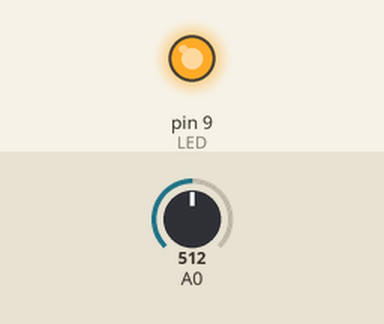
Recording of a sketch running on a simulated Arduino Uno, built with avr-gcc and run on an emulated ATmega328P. On the bench: output pins drawn as LEDs (lit = HIGH). The test bench sets the inputs (shaded band); at power-on: A0 = 512.

Above: at 1.2 s.
1.3 s: A0 set to 306
At 2.5 s:
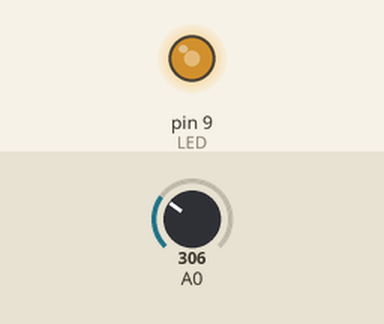
2.8 s: A0 set to 511
At 3.6 s:
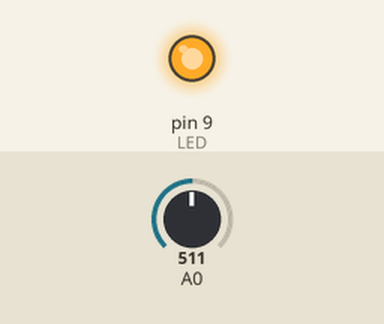
4.3 s: A0 set to 0
At 4.6 s:
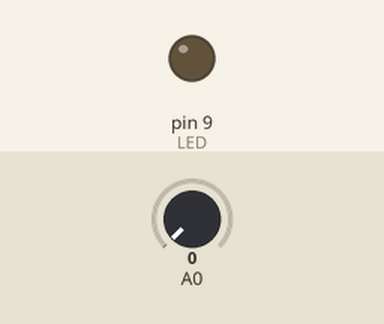
5.8 s: A0 set to 3
At 6.1 s:
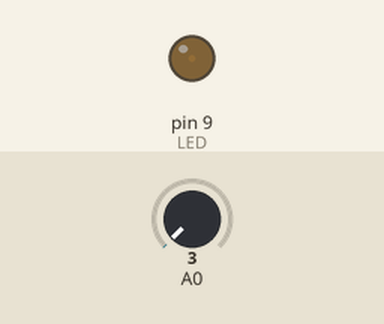
7.3 s: A0 set to 716
At 8.4 s:
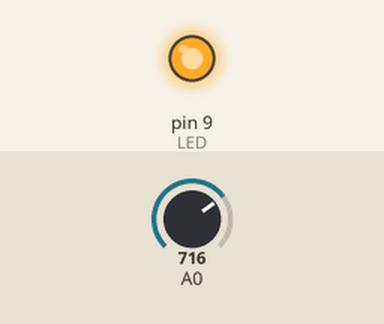
Timing chart, 0 to 9.8 s (numbered marks = the images above; inputs shaded):
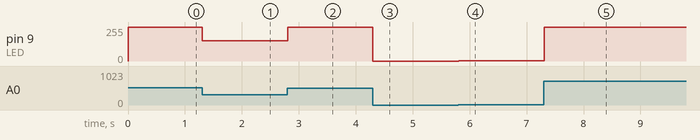

Measured:
- after the input at 1.3 s, pin 9 (LED): 255/255 → 153/255 at once
- after the input at 2.8 s, pin 9 (LED): 153/255 → 255/255 at once
- after the input at 4.3 s, pin 9 (LED): 255/255 → 0/255 at once
- after the input at 5.8 s, pin 9 (LED): 0/255 → 1/255 at once
- after the input at 7.3 s, pin 9 (LED): 1/255 → 255/255 at once

The sketch:

CdScellToAdjustLED.ino
```cpp
const int LED = 9;
int val = 0;

void setup() {
  // put your setup code here, to run once:
  pinMode(LED,OUTPUT); // LEDに出力
  // アナログピンは自動的に入力として受け取る
}

void loop() {
  // put your main code here, to run repeatedly:
  val = analogRead(0); // センサから読み取る

  analogWrite(LED, val/2); // センサの値を明るさにして点灯
  delay(10);
}
```
